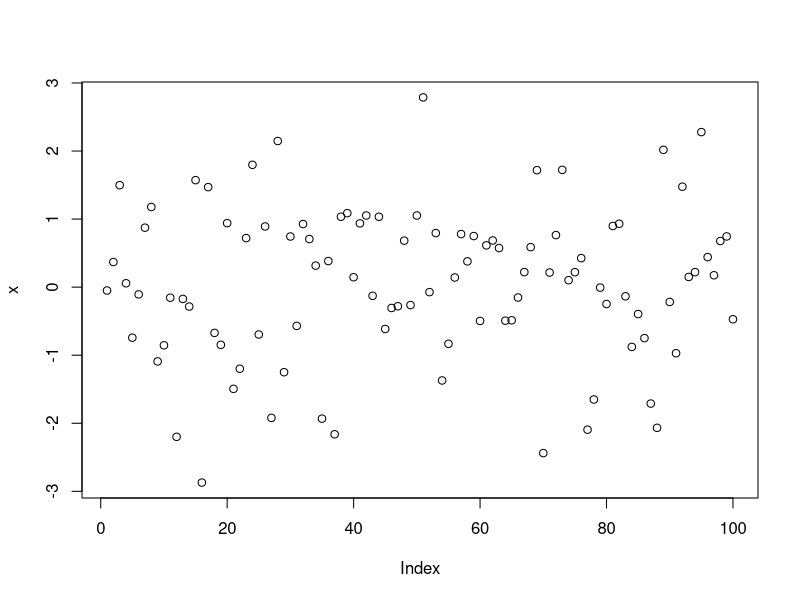
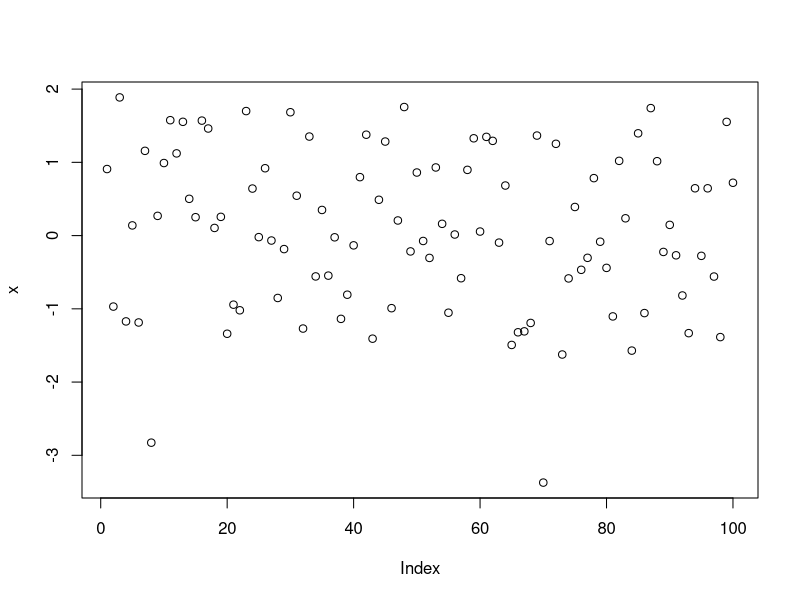
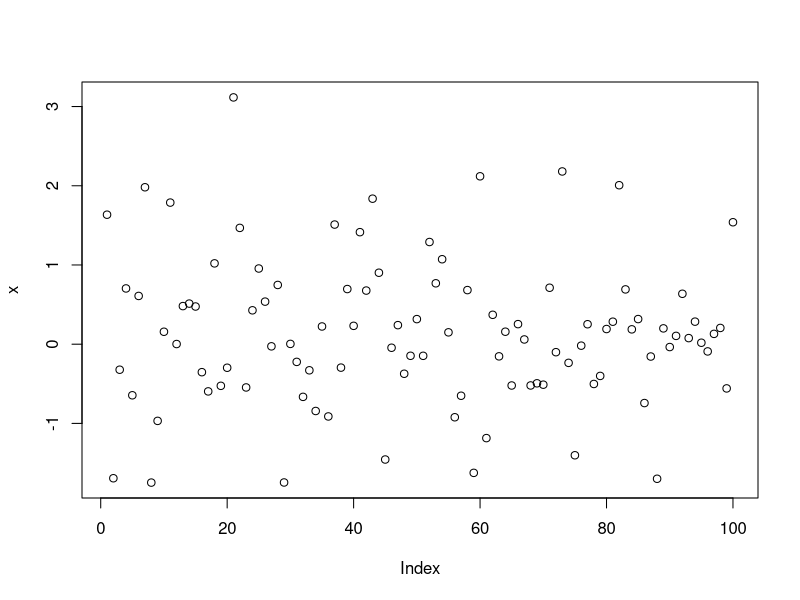
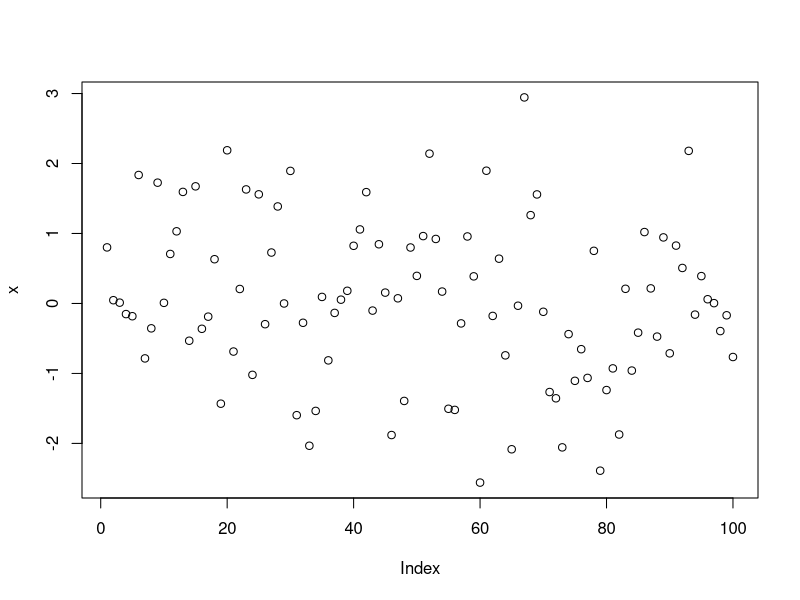

Source code (R) for these figures, in order:
## ---- chunk 1
x = rnorm(100)
plot(x)
## ---- chunk 2
x = rnorm(100)
plot(x)
## ---- chunk 3
x = rnorm(100)
plot(x)
## ---- chunk 4
x = rnorm(100)
plot(x)
## ---- chunk 5
#Sys.sleep(10)
## ---- chunk 6

